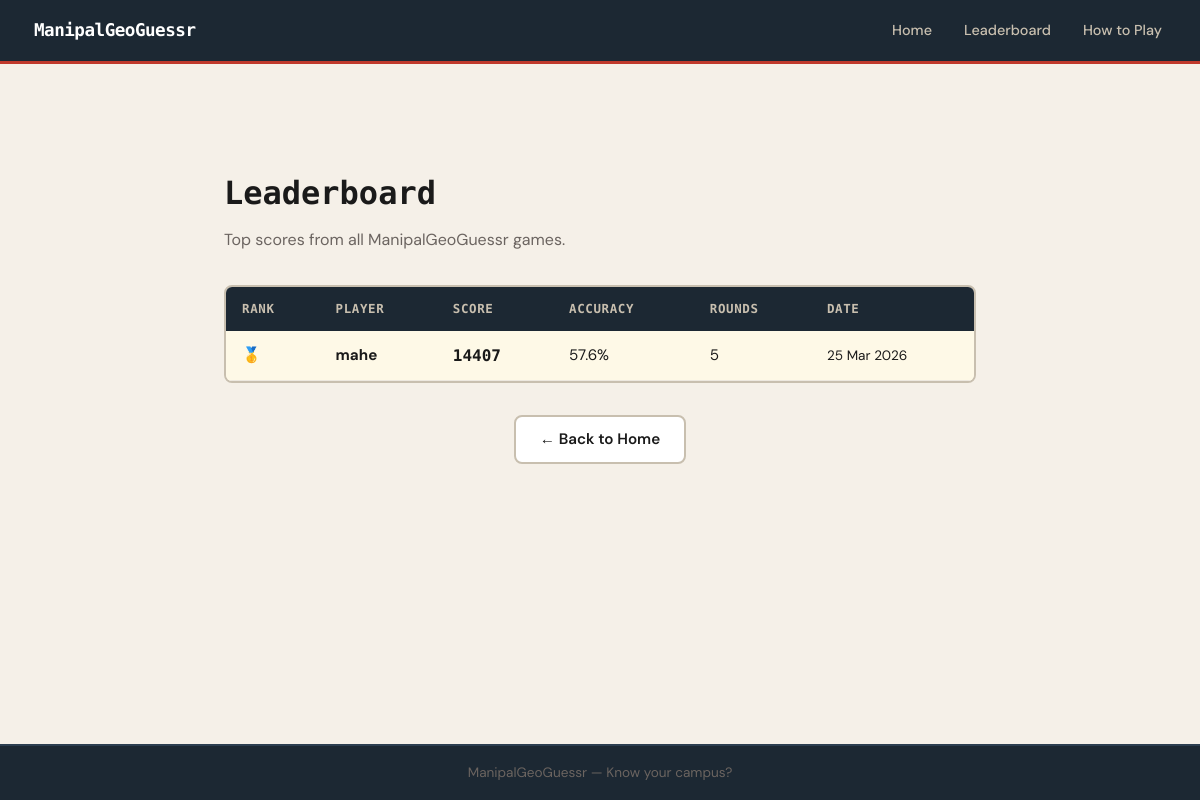
The app's page /leaderboard/, older data.
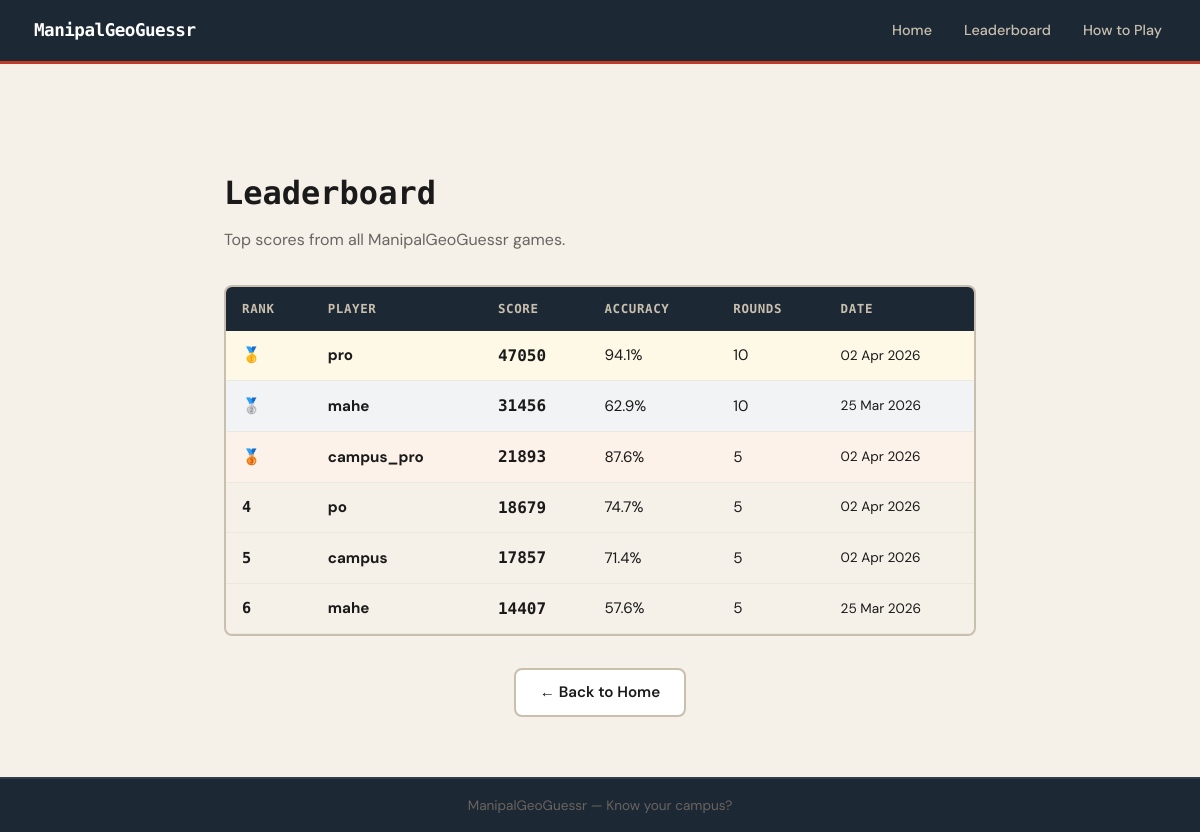
The same page, newer data.
### game/models.py (models this page shows, shortened)
class GameSession(models.Model):
    nickname = models.CharField(max_length=50)
    total_score = models.IntegerField(default=0)
    rounds_played = models.IntegerField(default=0)
    total_rounds = models.IntegerField(default=5)
    is_complete = models.BooleanField(default=False)
    created_at = models.DateTimeField(auto_now_add=True)
    class Meta:
        ordering = ['-created_at']
    def get_accuracy(self):
        max_possible = self.total_rounds * 5000
        if max_possible == 0:
            return 0
        return round((self.total_score / max_possible) * 100, 1)

### game/views.py (the view)
# urls.py: path('leaderboard/', views.leaderboard, name='leaderboard'),
def leaderboard(request):
    scores = GameSession.objects.filter(is_complete=True).order_by('-total_score', 'created_at')[:50]
    context = {'scores': scores}
    return render(request, 'game/leaderboard.html', context)

### templates/game/leaderboard.html (shortened to what this page needs)
{% extends 'base.html' %}
{% block content %}
<div class="page-wrap">
    <div class="page-header">
        <h1>Leaderboard</h1>
        <p>Top scores from all ManipalGeoGuessr games.</p>
    </div>
    {% if scores %}
    <div class="leaderboard-table-wrap">
        <table class="score-table leaderboard-full">
            <thead>
                <tr>
                    <th>Rank</th>
                    <th>Player</th>
                    <th>Score</th>
                    <th>Accuracy</th>
                    <th>Rounds</th>
                    <th>Date</th>
                </tr>
            </thead>
            <tbody>
                {% for gs in scores %}
                <tr class="{% if forloop.counter == 1 %}rank-gold{% elif forloop.counter == 2 %}rank-silver{% elif forloop.counter == 3 %}rank-bronze{% endif %}">
                    <td class="rank-cell">
                        {% if forloop.counter == 1 %}🥇
                        {% elif forloop.counter == 2 %}🥈
                        {% elif forloop.counter == 3 %}🥉
                        {% else %}{{ forloop.counter }}{% endif %}
                    </td>
                    <td class="name-cell"><strong>{{ gs.nickname }}</strong></td>
                    <td class="score-cell">{{ gs.total_score }}</td>
                    <td>{{ gs.get_accuracy }}%</td>
                    <td>{{ gs.total_rounds }}</td>
                    <td class="date-cell">{{ gs.created_at|date:"d M Y" }}</td>
                </tr>
                {% endfor %}
            </tbody>
        </table>
    </div>
    {% else %}
    <div class="empty-state">
        <div class="empty-icon">🎮</div>
        <p>No games played yet. Be the first!</p>
        <a href="{% url 'home' %}" class="btn-primary">Start Playing</a>
    </div>
    {% endif %}
    <div class="center-link" style="margin-top: 2rem;">
        <a href="{% url 'home' %}" class="btn-secondary">← Back to Home</a>
    </div>
</div>
{% endblock %}

### templates/base.html (shortened to what this page needs)
<!DOCTYPE html>
<html lang="en">
<head>
    {% load static %}
    <link rel="stylesheet" href="{% static 'css/style.css' %}">
</head>
<body>
    <nav class="navbar">
        <a href="{% url 'home' %}" class="nav-brand">
            <span class="brand-text">ManipalGeoGuessr</span>
        </a>
        <div class="nav-links">
            <a href="{% url 'home' %}" class="nav-link">Home</a>
            <a href="{% url 'leaderboard' %}" class="nav-link">Leaderboard</a>
            <a href="{% url 'how_to_play' %}" class="nav-link">How to Play</a>
        </div>
    </nav>
    <main>
        {% block content %}{% endblock %}
    </main>
    <footer class="footer">
        <p>ManipalGeoGuessr &mdash; Know your campus?</p>
    </footer>
</body>
</html>

### static/css/style.css (style rules this page uses)
:root { --bg: #f5f0e8; --surface: #ffffff; --surface-2: #ede8df; --border: #c8bfaf; --text: #1a1a1a; --text-muted: #6b6460; --accent: #c0392b; --accent-dark: #922b21; --accent-light: #f5b7b1; --green: #1e8449; --yellow: #b7770d; --blue: #1a5276; --navy: #1c2833; --radius: 8px; --shadow: 0 2px 8px rgba(0,0,0,0.12); --shadow-lg: 0 6px 24px rgba(0,0,0,0.15); }
*, *::before, *::after { box-sizing: border-box; margin: 0; padding: 0; }
html { scroll-behavior: smooth; }
body { font-family: 'DM Sans', sans-serif; background: var(--bg); color: var(--text); font-size: 16px; line-height: 1.6; min-height: 100vh; display: flex; flex-direction: column; }
main { flex: 1; padding-top: 64px; }
.navbar { background: var(--navy); color: #fff; height: 64px; display: flex; align-items: center; justify-content: space-between; padding: 0 24px; position: sticky; top: 0; z-index: 500; border-bottom: 3px solid var(--accent); }
.nav-brand { display: flex; align-items: center; gap: 10px; text-decoration: none; color: #fff; }
.brand-text { font-family: 'Space Mono', monospace; font-size: 1.1rem; font-weight: 700; letter-spacing: -0.5px; color: #fff; }
.nav-links { display: flex; gap: 4px; }
.nav-link { color: #c8bfaf; text-decoration: none; padding: 6px 14px; border-radius: var(--radius); font-size: 0.9rem; font-weight: 500; transition: background 0.15s, color 0.15s; }
.footer { background: var(--navy); color: #6b6460; text-align: center; padding: 16px; font-size: 0.85rem; border-top: 2px solid #2c3e50; }
.btn-secondary { display: inline-block; background: var(--surface); color: var(--text); border: 2px solid var(--border); padding: 10px 24px; border-radius: var(--radius); font-family: 'DM Sans', sans-serif; font-size: 0.95rem; font-weight: 600; cursor: pointer; text-decoration: none; transition: border-color 0.15s, background 0.15s; }
.score-table { width: 100%; border-collapse: collapse; font-size: 0.95rem; }
.score-table th { background: var(--navy); color: #c8bfaf; font-family: 'Space Mono', monospace; font-size: 0.78rem; text-transform: uppercase; letter-spacing: 0.05em; padding: 12px 16px; text-align: left; white-space: nowrap; }
.score-table td { padding: 12px 16px; border-bottom: 1px solid var(--surface-2); color: var(--text); }
.rank-cell { font-family: 'Space Mono', monospace; font-weight: 700; color: var(--text-muted); }
.name-cell { font-weight: 600; }
.score-cell { font-family: 'Space Mono', monospace; font-weight: 700; color: var(--accent); font-size: 1rem; }
.date-cell { color: var(--text-muted); font-size: 0.85rem; }
.rank-gold td { background: #fef9e7; }
.rank-silver td { background: #f2f3f4; }
.rank-bronze td { background: #fdf2e9; }
.center-link { text-align: center; }
.page-wrap { max-width: 800px; margin: 0 auto; padding: 40px 24px 60px; }
.page-header { margin-bottom: 32px; }
.page-header h1 { font-family: 'Space Mono', monospace; font-size: 2rem; margin-bottom: 8px; }
.page-header p { color: var(--text-muted); font-size: 1rem; }
.leaderboard-table-wrap { overflow-x: auto; border-radius: var(--radius); border: 2px solid var(--border); }
.leaderboard-full { border: none; }

Row changes from the older to the newer data that the page shows:
added GameSession: nickname "pro", total_score "47050", get_accuracy "94.1", total_rounds "10", created_at "02 Apr 2026"
added GameSession: nickname "mahe", total_score "31456", get_accuracy "62.9", total_rounds "10", created_at "25 Mar 2026"
added GameSession: nickname "campus_pro", total_score "21893", get_accuracy "87.6", total_rounds "5", created_at "02 Apr 2026"
added GameSession: nickname "po", total_score "18679", get_accuracy "74.7", total_rounds "5", created_at "02 Apr 2026"
added GameSession: nickname "campus", total_score "17857", get_accuracy "71.4", total_rounds "5", created_at "02 Apr 2026"
shown differently, row unchanged: GameSession (number 6 of 6 on the later page): no longer shows "🥇"
